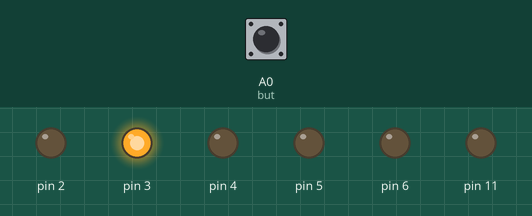
Recording of a sketch running on a simulated Arduino Uno, built with avr-gcc and run on an emulated ATmega328P. Shown: output pins drawn as LEDs (lit = HIGH). Dashed ring = blinking. The inputs (shaded band) are chosen by the test bench; at power-on: A0 (but) LOW.

Above: at 1.2 s.
1.3 s: A0 (but) pulled HIGH for 3.2 s
At 2.4 s:
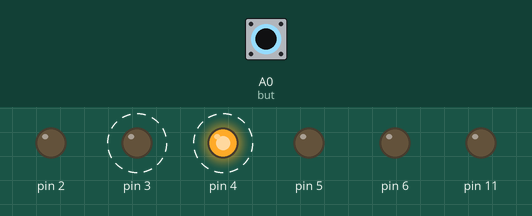
At 2.9 s:
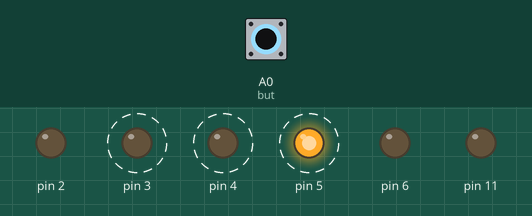
Timing chart, 0 to 12.0 s (numbered marks = the images above; inputs shaded):
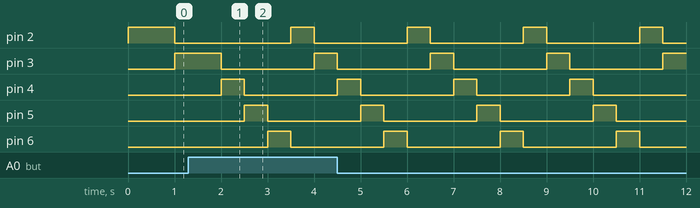

The sketch:

sketch_sep21a.ino
```cpp
int but=A0;
int tm=10;

void setup(){
  pinMode(but,INPUT);
  pinMode(11,OUTPUT);
  for (int i=2; i<7; i++){
    pinMode(i,OUTPUT);}
  for (int i=2; i<7; i++){
    digitalWrite(i,LOW);}
  }
void loop(){
  for (int i=2; i<7; i++){
    digitalWrite(i,LOW);}
  for(int i=2; i<7; i++){
    for (int j=0; j<tm; j++){
      digitalWrite(i,HIGH);
      if(i==4 & digitalRead(but)==1){
        if(tm>1){tm=tm-1;}
        else{tm=1;}}
      delay(100);
      digitalWrite(i,LOW);
      }

    }
  }
```

Measured:
- after the input at 1.3 s, pin 2: alternates HIGH for 0.50 s and LOW for 2.0 s, starting after 2.2 s; pin 3: alternates HIGH for 0.50 s and LOW for 2.0 s, starting after 2.7 s; pin 4, pin 5: alternates HIGH for 0.50 s and LOW for 2.0 s, starting after 1.2 s; pin 6: alternates HIGH for 0.50 s and LOW for 2.0 s, starting after 1.7 s
